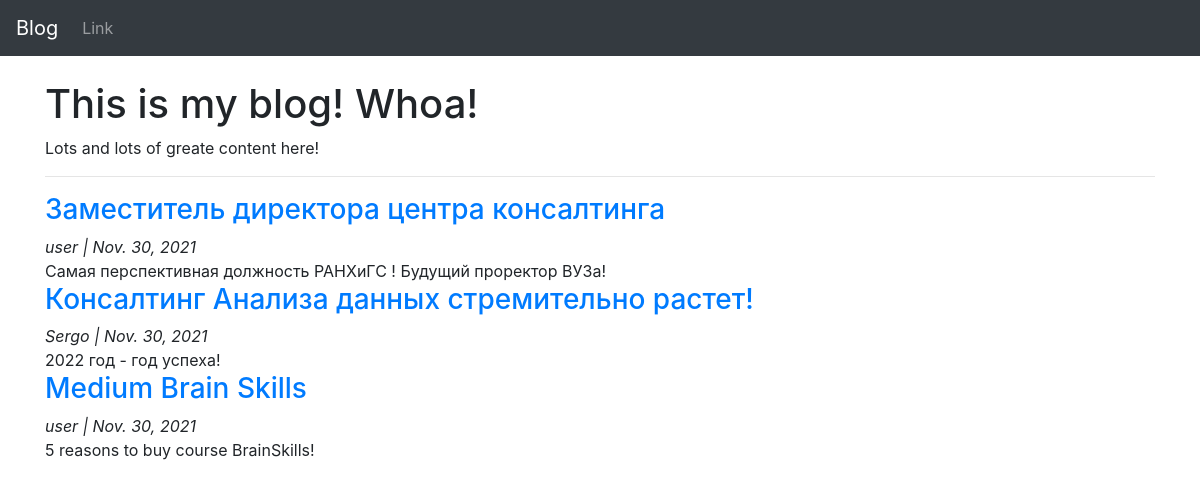
The page / on the database its author committed.
### blog/models.py (models this page shows, shortened)
class Post(models.Model):
    title = models.CharField(max_length=255)
    body = models.TextField()
    author = models.ForeignKey(User, on_delete=models.CASCADE)
    created = models.DateField(auto_now_add=True)
    updated = models.DateField(auto_now=True)
    time = models.DateTimeField(default=datetime.now)

### blog/views.py (the view)
# urls.py: path('', HomeView.as_view(), name="home"),
class HomeView(ListView):
    model = Post
    template_name = "home.html"
    ordering = ["-time"]

### blog/templates/home.html
{% extends 'base.html' %}
{% block content %}
    <h1>This is my blog! Whoa!</h1>
    <p>Lots and lots of greate content here!</p>
    <hr>
    {% for post in object_list %}
    <h3><a href="{% url 'post-details' post.pk %}">{{ post.title }}</a></h3>
    <i>{{ post.author }} | {{ post.created }}</i>
    <br>
    {{ post.body }}
    {% endfor %}
{% endblock %}

### blog/templates/base.html (shortened to what this page needs)
<!doctype html>
<html lang="en">
    <head>
        <link rel="stylesheet" href="https://stackpath.bootstrapcdn.com/bootstrap/4.5.0/css/bootstrap.min.css"
>
    </head>
    <body>
        <nav class="navbar navbar-expand-lg navbar-dark bg-dark">
            <a class="navbar-brand" href="{% url 'home' %}">Blog</a>
            <div class="collapse navbar-collapse" id="navbarSupportedContent">
                <ul class="navbar-nav mr-auto">
                    <li class="nav-item">
                        <a class="nav-link" href="#">Link</a>
                    </li>
                </ul>
            </div>
        </nav>
        <br>
        <div class="container">
            {% block content %}
            {% endblock %}
        </div>
    </body>
</html>

### rows shown on the page
Post: title "Заместитель директора центра консалтинга", author "user", created "Nov. 30, 2021", body "Самая перспективная должность РАНХиГС ! Будущий проректор ВУЗа!"
Post: title "Консалтинг Анализа данных стремительно растет!", author "Sergo", created "Nov. 30, 2021", body "2022 год - год успеха!"
Post: title "Medium Brain Skills", author "user", created "Nov. 30, 2021", body "5 reasons to buy course BrainSkills!"
